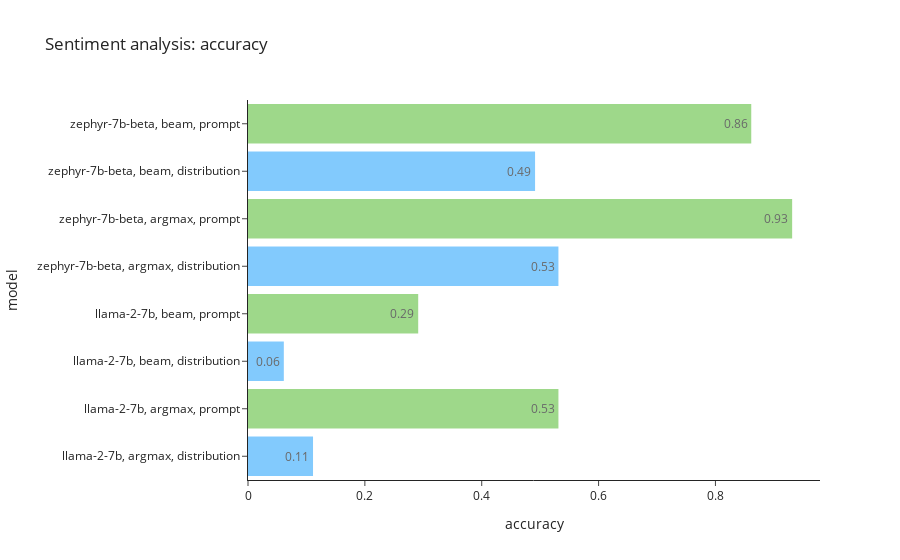

The cell this chart's notebook holds for it:
### Code cell
fig = px.bar(res_df.groupby('model_group')[['accurate']].mean(),
    text_auto = '.2f',  orientation='h',
    labels = {'model_group': 'model', 'value': 'accuracy'},
    title = 'Sentiment analysis: accuracy')

colors = ['#64bdfd', '#86cf6e'] * 4
fig.update_traces(marker_color=colors, marker_line_color=colors,
                  marker_line_width=1.5, opacity=0.8)

fig.update_layout(showlegend = False)

### Figure 1 — Plotly figure (JSON) as saved in the notebook; plotly's stock layout.template omitted (floating-point values rounded to 4 significant figures)
{"data": [{"alignmentgroup": "True", "hovertemplate": "variable=accurate<br>accuracy=%{x}<br>model=%{y}<extra></extra>", "legendgroup": "accurate", "marker": {"color": ["#64bdfd", "#86cf6e", "#64bdfd", "#86cf6e", "#64bdfd", "#86cf6e", "#64bdfd", "#86cf6e"], "line": {"color": ["#64bdfd", "#86cf6e", "#64bdfd", "#86cf6e", "#64bdfd", "#86cf6e", "#64bdfd", "#86cf6e"], "width": 1.5}, "pattern": {"shape": ""}}, "name": "accurate", "offsetgroup": "accurate", "opacity": 0.8, "orientation": "h", "showlegend": true, "textposition": "auto", "texttemplate": "%{x:.2f}", "type": "bar", "x": [0.11, 0.53, 0.06, 0.29, 0.53, 0.93, 0.49, 0.86], "xaxis": "x", "y": ["llama-2-7b, argmax, distribution", "llama-2-7b, argmax, prompt", "llama-2-7b, beam, distribution", "llama-2-7b, beam, prompt", "zephyr-7b-beta, argmax, distribution", "zephyr-7b-beta, argmax, prompt", "zephyr-7b-beta, beam, distribution", "zephyr-7b-beta, beam, prompt"], "yaxis": "y"}], "layout": {"autosize": true, "barmode": "relative", "legend": {"title": {"text": "variable"}, "tracegroupgap": 0}, "showlegend": false, "title": {"text": "Sentiment analysis: accuracy"}, "xaxis": {"anchor": "y", "autorange": true, "domain": [0, 1], "range": [0, 0.9789], "title": {"text": "accuracy"}, "type": "linear"}, "yaxis": {"anchor": "x", "autorange": true, "domain": [0, 1], "range": [-0.5, 7.5], "title": {"text": "model"}, "type": "category"}}}
